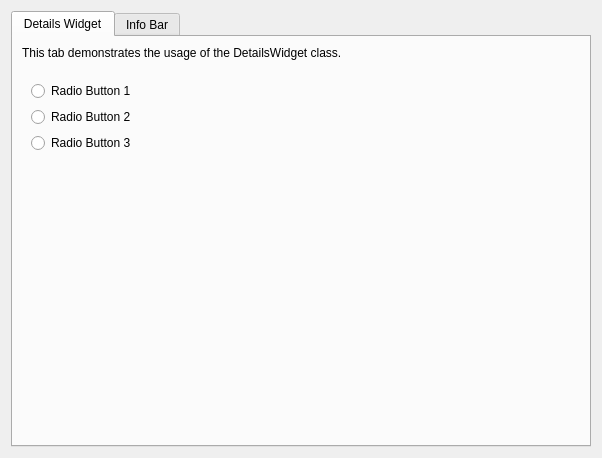
<?xml version="1.0" encoding="UTF-8"?>
<ui version="4.0">
 <class>ExampleWidget</class>
 <widget class="QWidget" name="ExampleWidget">
  <property name="geometry">
   <rect>
    <x>0</x>
    <y>0</y>
    <width>602</width>
    <height>458</height>
   </rect>
  </property>
  <property name="windowTitle">
   <string>Form</string>
  </property>
  <layout class="QVBoxLayout" name="verticalLayout">
   <item>
    <widget class="QTabWidget" name="tabWidget">
     <property name="currentIndex">
      <number>0</number>
     </property>
     <widget class="QWidget" name="tab">
      <attribute name="title">
       <string>Details Widget</string>
      </attribute>
      <layout class="QVBoxLayout" name="verticalLayout_2">
       <item>
        <widget class="QLabel" name="label">
         <property name="text">
          <string>This tab demonstrates the usage of the DetailsWidget class.</string>
         </property>
        </widget>
       </item>
       <item>
        <widget class="QWidget" name="widgetDetailsWidgetHolder" native="true"/>
       </item>
       <item>
        <widget class="QWidget" name="widgetDetailsWidgetContents" native="true">
         <layout class="QVBoxLayout" name="verticalLayout_3">
          <item>
           <widget class="QRadioButton" name="radioButton">
            <property name="text">
             <string>Radio Button 1</string>
            </property>
           </widget>
          </item>
          <item>
           <widget class="QRadioButton" name="radioButton_2">
            <property name="text">
             <string>Radio Button 2</string>
            </property>
           </widget>
          </item>
          <item>
           <widget class="QRadioButton" name="radioButton_3">
            <property name="text">
             <string>Radio Button 3</string>
            </property>
           </widget>
          </item>
         </layout>
        </widget>
       </item>
       <item>
        <spacer name="verticalSpacer">
         <property name="orientation">
          <enum>Qt::Vertical</enum>
         </property>
         <property name="sizeHint" stdset="0">
          <size>
           <width>20</width>
           <height>40</height>
          </size>
         </property>
        </spacer>
       </item>
      </layout>
     </widget>
     <widget class="QWidget" name="tab_2">
      <attribute name="title">
       <string>Info Bar</string>
      </attribute>
      <layout class="QGridLayout" name="gridLayout">
       <item row="0" column="0" colspan="4">
        <layout class="QVBoxLayout" name="verticalLayout_4">
         <property name="spacing">
          <number>0</number>
         </property>
         <item>
          <widget class="QWidget" name="infoBarHolder" native="true"/>
         </item>
         <item>
          <widget class="QTextEdit" name="textEdit">
           <property name="html">
            <string>&lt;!DOCTYPE HTML PUBLIC &quot;-//W3C//DTD HTML 4.0//EN&quot; &quot;http://www.w3.org/TR/REC-html40/strict.dtd&quot;&gt;
&lt;html&gt;&lt;head&gt;&lt;meta name=&quot;qrichtext&quot; content=&quot;1&quot; /&gt;&lt;style type=&quot;text/css&quot;&gt;
p, li { white-space: pre-wrap; }
&lt;/style&gt;&lt;/head&gt;&lt;body style=&quot; font-family:'MS Shell Dlg 2'; font-size:8.25pt; font-weight:400; font-style:normal;&quot;&gt;
&lt;p style=&quot; margin-top:0px; margin-bottom:0px; margin-left:0px; margin-right:0px; -qt-block-indent:0; text-indent:0px;&quot;&gt;&lt;span style=&quot; font-size:8pt;&quot;&gt;This tab demonstrates the use of the info bar.&lt;/span&gt;&lt;/p&gt;&lt;/body&gt;&lt;/html&gt;</string>
           </property>
          </widget>
         </item>
        </layout>
       </item>
       <item row="1" column="3">
        <widget class="QPushButton" name="btnAddInfoMessage">
         <property name="text">
          <string>Add Info Message</string>
         </property>
        </widget>
       </item>
       <item row="1" column="0">
        <spacer name="horizontalSpacer">
         <property name="orientation">
          <enum>Qt::Horizontal</enum>
         </property>
         <property name="sizeHint" stdset="0">
          <size>
           <width>52</width>
           <height>20</height>
          </size>
         </property>
        </spacer>
       </item>
       <item row="1" column="2">
        <widget class="QPushButton" name="btnAddInfoMessageCancel">
         <property name="text">
          <string>Add Info Message (with cancel button)</string>
         </property>
        </widget>
       </item>
       <item row="1" column="1">
        <widget class="QPushButton" name="btnAddInfoMessageCustom">
         <property name="text">
          <string>Add Info Message (with custom button)</string>
         </property>
        </widget>
       </item>
      </layout>
     </widget>
    </widget>
   </item>
  </layout>
 </widget>
 <resources/>
 <connections/>
</ui>
